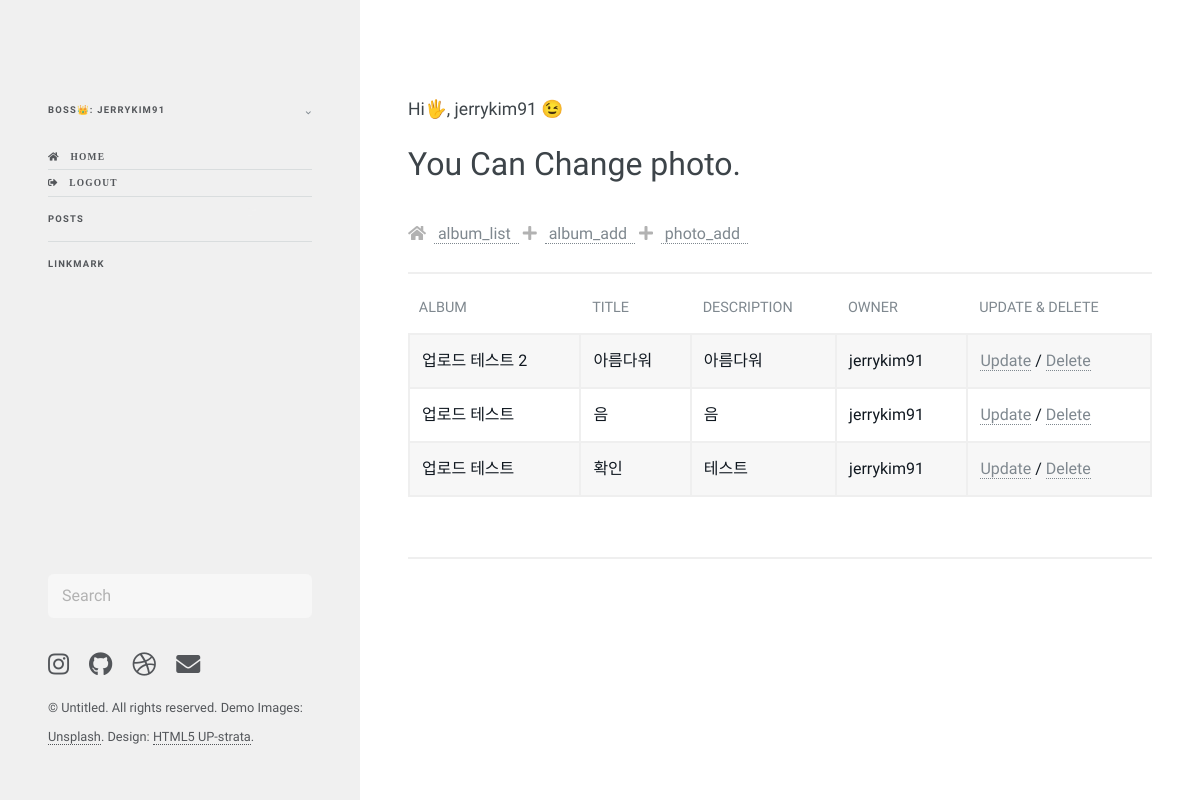
The page /photo/change/ (signed in) on the database its author committed.
### photo/models.py (models this page shows, shortened)
class Photo(models.Model):
    album       = models.ForeignKey(Album, on_delete=models.CASCADE)
    title       = models.CharField('TITLE', max_length=30)
    description = models.TextField('Photo Description', blank=True)
    image       = ThumbnailImageField(upload_to='photo/%y/%m')
    upload_dt   = models.DateTimeField('Upload Date', auto_now_add=True)
    owner       = models.ForeignKey('auth.User', on_delete=models.CASCADE, verbose_name='OWNER',blank=True, null=True)
    class Meta:
        ordering = ('title',)

class Album(models.Model):
    name        = models.CharField(max_length=50)
    description = models.CharField('One Line Description', max_length=100, blank=True)  # 설명
    owner       = models.ForeignKey('auth.User', on_delete=models.CASCADE, verbose_name='OWNER',blank=True, null=True)
    class Meta:
        ordering = ('name',)
    def __str__(self):
        return self.name

### photo/views.py (the view)
# urls.py: path('change/', views.PhotoChLV.as_view(), name='photo_change'),
class PhotoChLV(LoginRequiredMixin, ListView):
    model = Photo
    template_name = "photo/photo_change_list.html"
    def get_queryset(self):
        return Photo.objects.filter(owner=self.request.user)

### templates/photo/photo_change_list.html (shortened to what this page needs)
{% extends 'blog/base.html'%}
{% load widget_tweaks %}
{% load static %}
{% block content %}
<section>
    <header class="major">
        <h4>Hi🖐️, {{ user }} 😉</h4>
        <h1>You Can Change photo.</h1>
        <p>
        <tr>
            <th><i class="fa fa-home"></i>&nbsp;&nbsp;<a href="{% url 'photo:album_list' %}">&nbsp;album_list &nbsp;</a></th>
            <th><i class="fa fa-plus"></i>&nbsp;&nbsp;<a href="{% url 'photo:album_add' %}">&nbsp;album_add &nbsp;</a></th>
            <th><i class="fa fa-plus"></i>&nbsp;&nbsp;<a href="{% url 'photo:photo_add' %}">&nbsp;photo_add &nbsp;</a></th>
        </tr>
        </p>
    </header>
    <hr style="margin: 0 0 20px 0;">
    <section class="content">
        <div class="table-wrapper">
            <table class="alt">
                <thead>
                    <tr>
                        <th>ALBUM</th>
                        <th>TITLE</th>
                        <th>DESCRIPTION</th>
                        <th>OWNER</th>
                        <th>UPDATE & DELETE</th>
                    </tr>
                </thead>
                <tbody>
                    {% for item in object_list %}
                    <tr>
                        <td>{{ item.album }}</td>
                        <td>{{ item.title }}</td>
                        <td>{{ item.description }}</td>
                        <td>{{ item.owner }}</td>
                        <td><a href="{% url 'photo:photo_update' item.id %}">Update</a> / <a href="{% url 'photo:photo_delete' item.id %}">Delete</a></td>
                    </tr>
                    {% endfor %}
                </tbody>
            </table>
        </div>
        <br />
    </section>
    <hr style="margin: 0 0 20px 0;">
</section>
{% endblock %}

### templates/blog/base.html (shortened to what this page needs)
<!DOCTYPE HTML>
<html lang="en">
{% load static %}
<head>
    {% block extra-style %}
    <link rel="stylesheet" href="{% static 'test/assets/css/main.css' %}" />
    {% endblock %}
</head>
<body class="is-preload">
    <header id="header">
            <nav id="menu">
                {% if  user.is_authenticated %}
                    {% if user.get_username == 'jerrykim91' %}
                    <ul>
                        <li>
                            <span class="opener">BOSS👑: {{user}}</span>
                        </li>
                    </ul>
                    {% else %}
                    <ul>
                        <li><span>{{ user }}</span></li>
                    </ul>
                    {% endif %}
                    <br>
                    <ul>
                        <li><a href="{% url 'home' %}" class="icon solid fa fa-home"> &nbsp; Home</a></li>
                        <li><a href="{% url 'logout' %}" class="icon solid fas fa-sign-out-alt"> &nbsp; Logout</a></li>
                        <li><a href="{% url 'blog:post_list' %}">Posts</a></li>
                        <li><a href="{% url 'linkList:index' %}">LinkMark</a></li>
                </ul>
                {% else %}
                <ul>
                    <li><a href="{% url 'home' %}" class="icon solid fa fa-home"> &nbsp; Visiter</a></li>
                    <li><a href="{% url 'login' %}" class="icon solid fa fa-user"> &nbsp; Login</a></li>
                </ul>
                {% endif %}
            </nav>
            <footer id="footer">
                <div class="inner">
                    <section id="search" class="alt">
                        <form method="post" action="#">
                            <input type="text" name="query" id="query" placeholder="Search" />
                        </form>
                    </section>
                    <ul class="icons">
                        <li><a href="#" class="icon brands fa-instagram"><span class="label">Instagram</span></a></li>
                        <li><a href="https://github.com/jerrykim91" class="icon brands fa-github" target="_blank"></a></li>
                        <li><a href="#" class="icon brands fa-dribbble" target="_blank"><span class="label">Dribbble</span></a></li>
                        <li><a href="#" class="icon solid fa-envelope"><span class="label">Email</span></a></li>
                    </ul>
                    <ul class="copyright">
                        <li>&copy; Untitled. All rights reserved. Demo Images: <a
                                href="https://unsplash.com" target="_blank">Unsplash</a>. Design: <a href="https://html5up.net/strata" target="_blank">HTML5
                                UP-strata</a>.</li>
                    </ul>
                </div>
            </footer>
    </header>
    <div id="main">
        {% block content %}
        {% endblock %}
    </div>
</body>
</html>

### rows shown on the page
Photo: album "업로드 테스트 2", title "아름다워", description "아름다워", owner "jerrykim91"
Photo: album "업로드 테스트", title "음", description "음", owner "jerrykim91"
Photo: album "업로드 테스트", title "확인", description "테스트", owner "jerrykim91"

### other values the page prints
{{ user }} "JERRYKIM91"
{{ user }} "jerrykim91"
